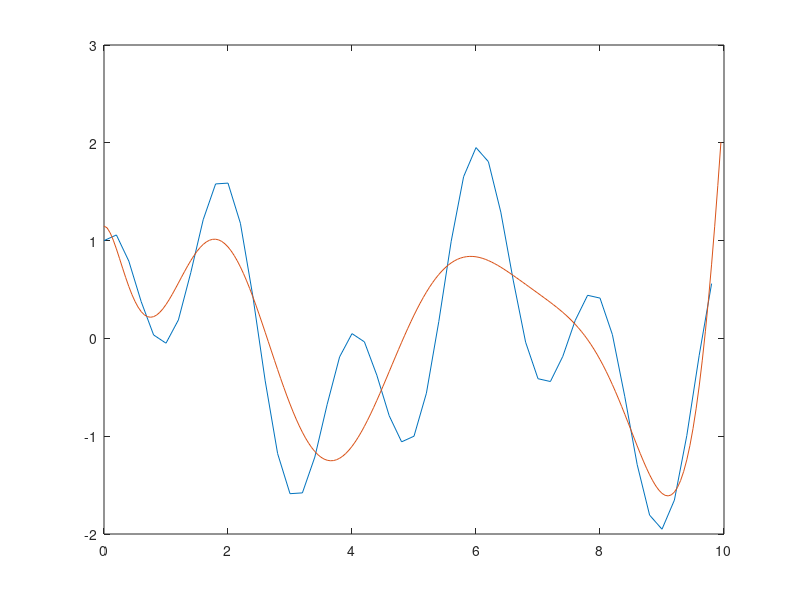

The MATLAB script that drew this image:
clc,clear

t = 0:.2:10-.2;
tt = 0:.05:10-.05;
x = sin(2*pi*.2*t) + cos(2*pi*.5*t);


% p(end+1) = 0;
[p, S, mu] = polyfit(t,x,10);
% [y,delta]= polyval(p,t,S,mu);
[y,delta] = polyval(p,tt,S,mu);
plot(t,x,tt,y)